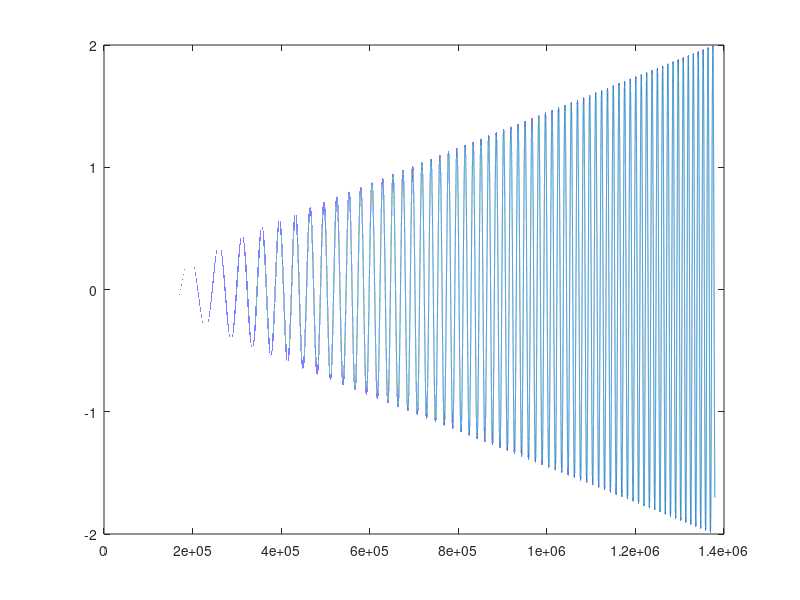

This figure's MATLAB source: (Note: this script raises an error after producing the figure.)
%% experiment 1 function 1

clear all;

% generate fuction y
x=-1:1.45e-06:1;
y=(x+1).*(sin(100.*(x+1).^2));
plot(y);
y=y(1,1:1048576);
Y=reshape(y,4,4,4,4,4,4,4,4,4,4);%construct 10-dimensinal tensor
dim=size(Y);
d=length(dim);
tot=3e-4;
%% approximation using trsvd
[Zsvd,r]=trsvd(Y,tot);
average=sum(r)/length(r);

%% using TR-alsmaxiter=100;
tot=3e-4;
r(10+1)=r(1);
[Zals]=trals(Y,r,maxiter,tot);
[Y_pre]=constract_X(Zals,r,d,dim); %compute approximation of Y
Y_pre=reshape(Y_pre,1,[]);
 plot(Y_pre);

%% trbls
tot=9e-4;
[Zbals,r]=trbals(Y,maxiter,tot);
[Y_pre]=constract_X(Zbals,r,d,dim); %compute approximation of Y
Y_pre=reshape(Y_pre,1,[]);
 plot(Y_pre);

